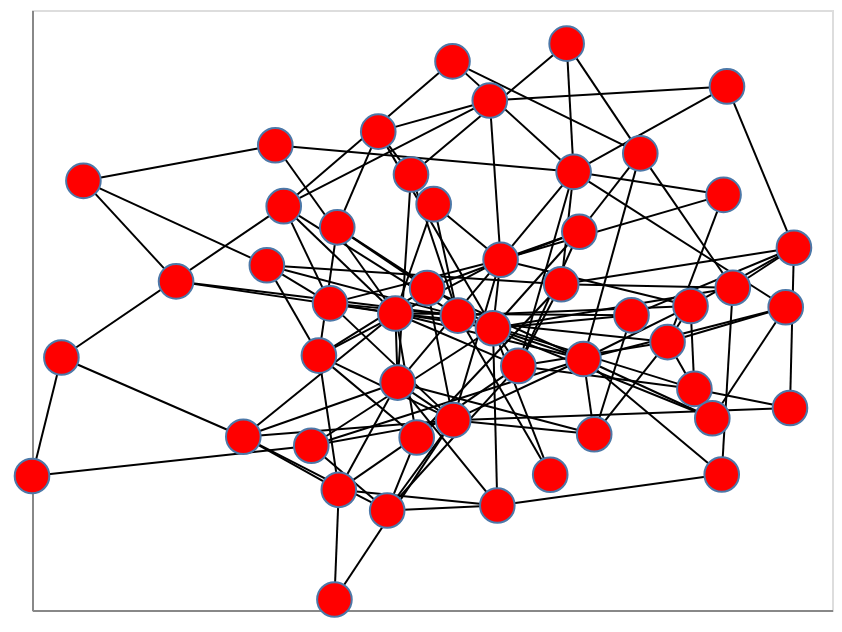

The code cell stored with this chart in its notebook:
### Markdown cell above
### Generate a random graph

To get started quickly, we can create a random graph. The `fast_gnp_random_graph` method uses the Erdős-Rényi model to generate a graph according to two main parameters: the number of nodes **`n`** and the probability that a given pair of nodes is connected **`p`**:

### Code cell
G = nx.fast_gnp_random_graph(n=50, p=.1)

# show graph with nx_altair
nxa.draw_networkx(G)

### Figure 1 — Vega-Lite specification as saved in the notebook (floating-point values rounded to 4 significant figures; data arrays with more than 128 entries replaced by an {"elided": "..."} marker saying what was removed)
{"config": {"view": {"continuousWidth": 400, "continuousHeight": 300}}, "layer": [{"data": {"name": "data-49d37e745f43982e4fca32a24a7004ca"}, "mark": {"type": "line", "color": "black", "opacity": 1, "strokeWidth": 1}, "encoding": {"detail": {"type": "quantitative", "field": "edge"}, "x": {"type": "quantitative", "axis": {"grid": false, "labels": false, "ticks": false, "title": ""}, "field": "x"}, "y": {"type": "quantitative", "axis": {"grid": false, "labels": false, "ticks": false, "title": ""}, "field": "y"}}}, {"data": {"name": "data-0a27f6f93a0608ef2be9b45a43ddeebc"}, "mark": {"type": "point", "fill": "red", "opacity": 1, "size": 300, "strokeWidth": 1.0}, "encoding": {"x": {"type": "quantitative", "axis": {"grid": false, "labels": false, "ticks": false}, "field": "x"}, "y": {"type": "quantitative", "axis": {"grid": false, "labels": false, "ticks": false}, "field": "y"}}}], "$schema": "https://vega.github.io/schema/vega-lite/v4.8.1.json", "datasets": {"data-49d37e745f43982e4fca32a24a7004ca": {"elided": "272 records"}, "data-0a27f6f93a0608ef2be9b45a43ddeebc": [{"x": -0.4526, "y": 0.549}, {"x": -1.0, "y": -0.5532}, {"x": -0.2008, "y": -0.6682}, {"x": 0.4904, "y": -0.263}, {"x": -0.6758, "y": 0.09544}, {"x": -0.05388, "y": 0.8288}, {"x": -0.3545, "y": -0.152}, {"x": 0.5519, "y": -0.5483}, {"x": -0.3716, "y": -0.4524}, {"x": 0.2315, "y": 0.2609}, {"x": 0.03718, "y": -0.06085}, {"x": 0.3687, "y": 0.5221}, {"x": -0.1345, "y": -0.4251}, {"x": 0.02997, "y": 0.6985}, {"x": -0.4336, "y": 0.3461}, {"x": 0.5768, "y": 0.07408}, {"x": -0.4716, "y": 0.1493}, {"x": -0.9339, "y": -0.1584}, {"x": -0.3132, "y": 0.2756}, {"x": 0.166, "y": -0.5491}, {"x": 0.3489, "y": -0.01773}, {"x": -0.3097, "y": -0.5994}, {"x": 0.7054, "y": -0.3268}, {"x": -0.3195, "y": -0.9649}, {"x": -0.2209, "y": 0.5946}, {"x": -0.1472, "y": 0.4516}, {"x": -0.3293, "y": 0.02209}, {"x": 0.1907, "y": 0.08599}, {"x": 0.203, "y": 0.8878}, {"x": 0.6958, "y": 0.009149}, {"x": 0.5637, "y": 0.7452}, {"x": 0.09423, "y": -0.1865}, {"x": 0.2649, "y": -0.4143}, {"x": 0.4817, "y": 0.01343}, {"x": -0.8843, "y": 0.4305}, {"x": 0.04697, "y": -0.6516}, {"x": 0.556, "y": 0.3839}, {"x": 0.05435, "y": 0.1673}, {"x": 0.5307, "y": -0.3609}, {"x": -0.5246, "y": -0.4224}, {"x": 0.43, "y": -0.1069}, {"x": -0.1825, "y": -0.01155}, {"x": 0.7144, "y": 0.2076}, {"x": 0.2409, "y": -0.1634}, {"x": -0.05228, "y": -0.3671}, {"x": -0.1773, "y": -0.2419}, {"x": -0.09628, "y": 0.3527}, {"x": -0.04175, "y": -0.01873}, {"x": -0.1109, "y": 0.0727}, {"x": 0.2186, "y": 0.4605}]}}
